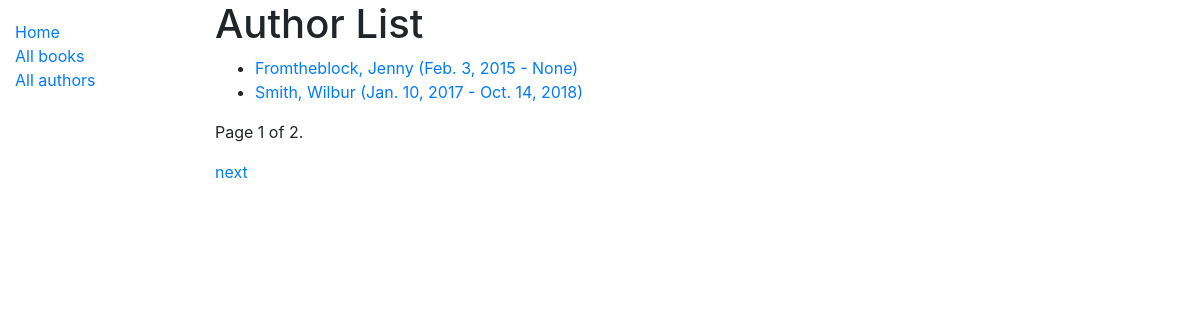
Screenshot of /catalog/authors/ with the database file from the repository.
### catalog/models.py (models this page shows)
class Author(models.Model):
    first_name = models.CharField(max_length=100)
    last_name = models.CharField(max_length=100)
    date_of_birth = models.DateField(null=True, blank=True)
    date_of_death = models.DateField('Died', null=True, blank=True)
    class Meta:
        ordering = ['last_name', 'first_name']
    def get_absolute_url(self):
        return reverse('author-detail', args=[str(self.id)])
    def __str__(self):
        return f'{self.last_name}, {self.first_name}'

### catalog/views.py (the view)
# urls.py: path('authors/', views.AuthorListView.as_view(), name='authors'),
class AuthorListView(generic.ListView):
    model = Author
    paginate_by = 2

### catalog/templates/catalog/author_list.html
{% extends "base_generic.html" %}
{% block content %}
  <h1>Author List</h1>
  {% if author_list %}
  <ul>
    {% for author in author_list %}
      <li>
        <a href="{{ author.get_absolute_url }}">{{ author }} ({{ author.date_of_birth }} - {{ author.date_of_death }})</a>
      </li>
    {% endfor %}
  </ul>
  {% else %}
    <p>There are no authors.</p>
  {% endif %}
{% endblock %}

### rows the page displays
Author: last_name+first_name "Fromtheblock, Jenny", date_of_birth "Feb. 3, 2015", date_of_death "None"
Author: last_name+first_name "Smith, Wilbur", date_of_birth "Jan. 10, 2017", date_of_death "Oct. 14, 2018"

### other values shown
{{ page_obj.number }} "1"
{{ page_obj.paginator.num_pages }} "2"
